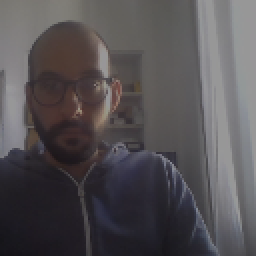
#> input picture nn_menu/ingredients/blaze_face/images/francesco_cropped_r.ppm, 128 x 128 px (shown 2 times larger)
$ python DrawBB.py
#> lines starting #> are read from the running program, lines starting #| are printed output that depends on the picture
### Copyright (C) 2020 GreenWaves Technologies
##
## Licensed under the Apache License, Version 2.0 (the "License");
## you may not use this file except in compliance with the License.
## You may obtain a copy of the License at
##
##     http://www.apache.org/licenses/LICENSE-2.0
##
## Unless required by applicable law or agreed to in writing, software
## distributed under the License is distributed on an "AS IS" BASIS,
## WITHOUT WARRANTIES OR CONDITIONS OF ANY KIND, either express or implied.
## See the License for the specific language governing permissions and
## limitations under the License.

import matplotlib.pyplot as plt
import matplotlib.patches as patches
from PIL import Image
import numpy as np

im = np.array(Image.open('images/francesco_cropped_r.ppm'), dtype=np.uint8)
#> im is the input picture: shape (128, 128, 3); mean R, G, B 84.4, 80.8, 83.5
#im = np.array(Image.open('images/croppedpgmfile1.ppm'), dtype=np.uint8)

# Create figure and axes
fig,ax = plt.subplots(1)

# Display the image
ax.imshow(im)

rect = patches.Rectangle((12,30),46,46,linewidth=1,edgecolor='r',facecolor='none')
ax.add_patch(rect)
kp = patches.Circle((26,43),radius=1,color='green')
ax.add_patch(kp)
kp = patches.Circle((46,44),radius=1,color='green')
ax.add_patch(kp)
kp = patches.Circle((38,57),radius=1,color='green')
ax.add_patch(kp)
kp = patches.Circle((38,66),radius=1,color='green')
ax.add_patch(kp)
kp = patches.Circle((14,46),radius=1,color='green')
ax.add_patch(kp)
kp = patches.Circle((55,46),radius=1,color='green')
ax.add_patch(kp)


################################

plt.show()
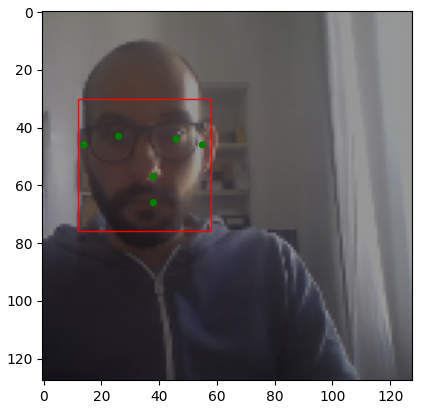
#> figure drawn by matplotlib, 1 panel

$ run again, with nn_menu/ingredients/blaze_face/images/croppedpgmfile1.ppm copied over nn_menu/ingredients/blaze_face/images/francesco_cropped_r.ppm
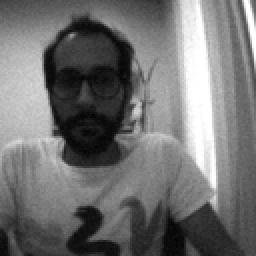
#> input picture nn_menu/ingredients/blaze_face/images/croppedpgmfile1.ppm, 128 x 128 px (shown 2 times larger)
#> im is the input picture: shape (128, 128, 3); min 1, max 255, mean 113.8
#> `plt.show()`:
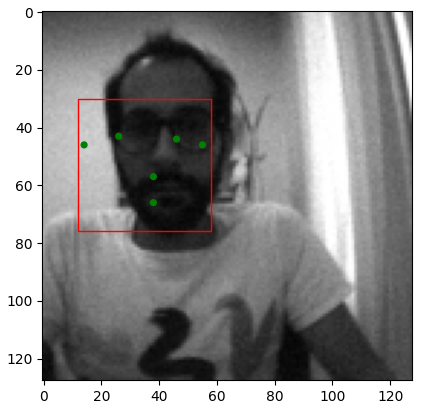
#> figure drawn by matplotlib, 1 panel
